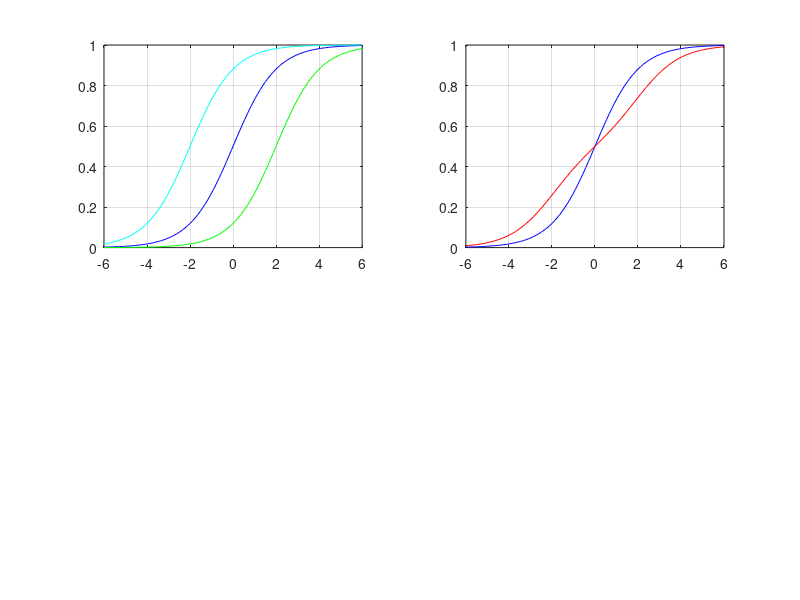

This figure's MATLAB source:

% unbiased logistic
x = linspace(-6, 6, 100);
logFunc = 1 ./ (1 + exp(-x));
close;
subplot(221);
plot(x, logFunc, 'b');

% two separate ones that are biased towards left or right
logFuncLeft = 1 ./ (1 + exp(-x + 2));
logFuncRight= 1 ./ (1 + exp(-x - 2));

hold on;
plot(x, logFuncLeft, 'g', x, logFuncRight, 'c');
grid on;

% compare an unbiased function with one that is the average of two biased ones
subplot(222);
logFuncMean = mean([logFuncLeft; logFuncRight]);
plot(x, logFunc, 'b', x, logFuncMean, 'r');
grid on;